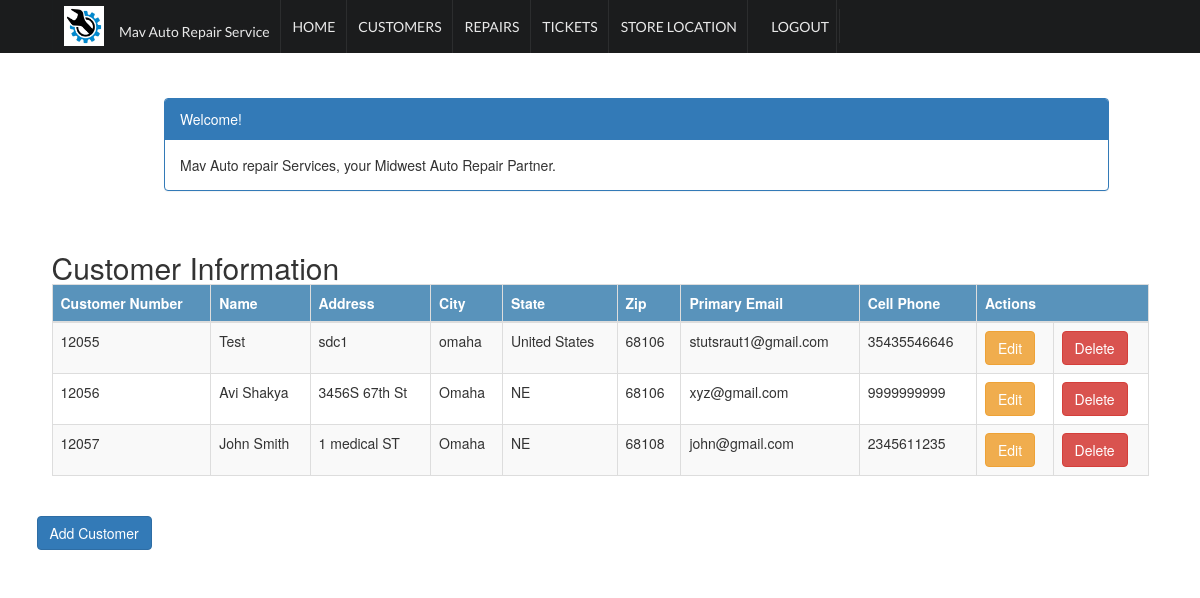
/customer_list (signed in), run on the app's committed database.
### crm/models.py (models this page shows, shortened)
class Customer(models.Model):
    cust_name = models.CharField(max_length=50)
    cust_number = models.IntegerField(blank=False, null=False)
    address = models.CharField(max_length=200)
    city = models.CharField(max_length=50)
    state = models.CharField(max_length=50)
    zipcode = models.CharField(max_length=10)
    phone_number = models.CharField(max_length=50)
    email = models.EmailField(max_length=100)
    created_date = models.DateTimeField(
        default=timezone.now)
    updated_date = models.DateTimeField(auto_now_add=True)

### crm/views.py (the view)
# urls.py: path('customer_list', views.customer_list, name='customer_list'),
@login_required
def customer_list(request):
    customer = Customer.objects.filter(created_date__lte=timezone.now())
    return render(request, 'crm/customer_list.html',
                 {'customers': customer})

### crm/templates/crm/customer_list.html (shortened to what this page needs)
{% extends 'crm/base.html' %}
{% block content %}
    <html>
    <head>
  <link rel="stylesheet" href="https://maxcdn.bootstrapcdn.com/bootstrap/3.4.1/css/bootstrap.min.css">
    </head>
    <body>
 <div class="ui main container">
    <div class="container">
        <div class="row">
            <div class="col-md-10 col-md-offset-1">
                <div class="panel panel-primary">
                    <div class="panel-heading">Welcome!</div>
                    <div class="panel-body">
                        Mav Auto repair Services, your Midwest Auto Repair Partner.
                    </div>
                </div>
            </div>
        </div>
    </div>
    <div class="row"> <br/>
        <h2 style="padding-left: 15Px">Customer Information</h2>
    </div>
    <div>
        <table class="table table-striped table-bordered table-hover">
            <thead>
            <tr class="bg-info">
                <th>Customer Number</th>
                <th>Name</th>
                <th>Address</th>
                <th>City</th>
                <th>State</th>
                <th>Zip</th>
                <th>Primary Email</th>
                <th>Cell Phone</th>
                <th colspan="3">Actions</th>
            </tr>
            </thead>
            <tbody>
            {% for customer in customers %}
                <tr>
                    <td>{{ customer.cust_number }}</td>
                    <td>{{ customer.cust_name }}</td>
                    <td>{{ customer.address }}</td>
                    <td>{{ customer.city }}</td>
                    <td>{{ customer.state }}</td>
                    <td>{{ customer.zipcode }}</td>
                    <td>{{ customer.email }}</td>
                    <td>{{ customer.phone_number }}</td>
                    <td><a href="{% url 'crm:customer_edit' pk=customer.pk %}" class="btn btn-warning">Edit</a>
                    <td><a href="{% url 'crm:customer_delete' pk=customer.pk %}"
                           onclick="return confirm('Are you sure you want to delete?')"
                           class="btn btn-danger">Delete</a>
                    </td>
                </tr>
            {% endfor %}
            </tbody>
        </table>
    </div>
  <div class="row">
             <a href="{% url 'crm:customer_new' %}" class="row"><span
                    class="btn btn-primary">Add Customer</span></a>
        </div>
 </div>
    </body>
    </html>
{% endblock %}

### crm/static/css/base.css (style rules this page uses)
body { margin:0; padding:0; font-family:helvetica, sans-serif; }
h1, h2, h3, h4, h5 , h6 { font-family: 'Ubuntu', sans-serif; font-weight:normal; }
a { text-decoration:none; color:#5993bb; }
table { width:100%; border-spacing:0; border-collapse: collapse; }
table th, table td { text-align:left; font-size:14px; padding:10px; margin:0; }
tbody tr:nth-child(odd) { background:#efefef; }
thead th, tbody tr.total { background:#5993bb; color:#fff; font-weight:bold; }

### crm/static/semantic/components/site.css (style rules this page uses)
html, body { height: 100%; }
html { font-size: 14px; }
body { margin: 0px; padding: 0px; overflow-x: hidden; min-width: 320px; background: #FFFFFF; font-family: 'Lato', 'Helvetica Neue', Arial, Helvetica, sans-serif; font-size: 14px; line-height: 1.4285em; color: rgba(0, 0, 0, 0.87); font-smoothing: antialiased; }
h1, h2, h3, h4, h5 { font-family: 'Lato', 'Helvetica Neue', Arial, Helvetica, sans-serif; line-height: 1.28571429em; margin: calc(2rem - 0.14285714em ) 0em 1rem; font-weight: bold; padding: 0em; }
h2 { font-size: 1.71428571rem; }
h1:last-child, h2:last-child, h3:last-child, h4:last-child, h5:last-child { margin-bottom: 0em; }
a { color: #4183C4; text-decoration: none; }

### crm/static/semantic/components/container.css (style rules this page uses)
.ui.container { display: block; max-width: 100% !important; }
@media only screen and (min-width: 1200px) { .ui.container { width: 1127px; margin-left: auto !important; margin-right: auto !important; } }

### crm/templates/crm/base.html (style rules this page uses)
body { background-color: #FFFFFF; height: auto; }
.main.container { margin-top: 7em; }

### crm/templates/crm/customer_list.html (style rules this page uses)
body { background-color: white; }

### data on the page
Customer: cust_number "12055", cust_name "Test", address "sdc1", city "omaha", state "United States", zipcode "68106", email "stutsraut1@gmail.com", phone_number "35435546646"
Customer: cust_number "12056", cust_name "Avi Shakya", address "3456S 67th St", city "Omaha", state "NE", zipcode "68106", email "xyz@gmail.com", phone_number "9999999999"
Customer: cust_number "12057", cust_name "John Smith", address "1 medical ST", city "Omaha", state "NE", zipcode "68108", email "john@gmail.com", phone_number "2345611235"
